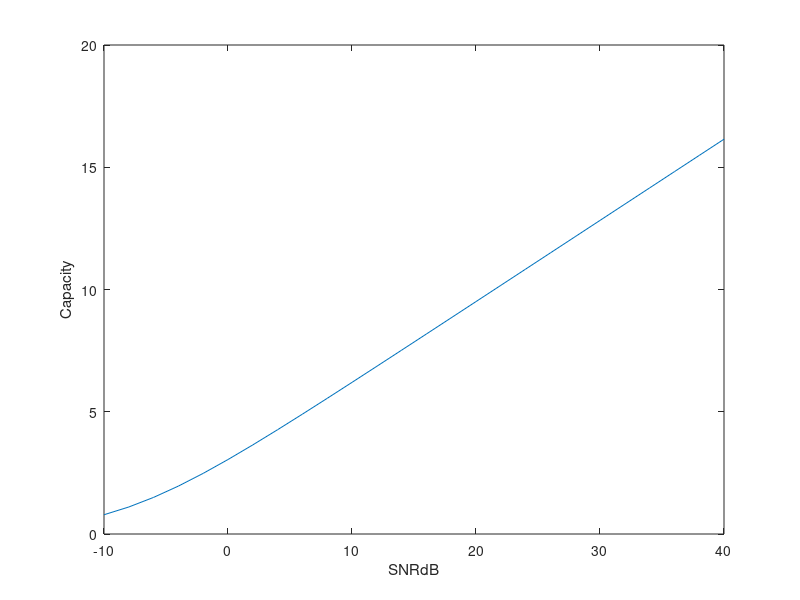

Reproduce this figure in MATLAB.
%% Plot the capacity versus SNR for a fixed single-input multiple-output (SIMO) channel. Assume Nr=5 receive antennas. 

NR = 5;
SNRdB = -10:2:40;
SNR_linear = 10.^(SNRdB/10);
% Create a variable to store the values of Capacity
C = zeros(length(SNRdB),1);
% Compute capacity for each SNR
h = 1/sqrt(2) .* (randn(NR,1) + 1i*randn(NR,1));

for i=1:length(SNRdB)
    C(i) = log2(1 + ((norm(h)^2))* SNR_linear(i) );
end

% Plot Capacity vs SNR in dB
plot(SNRdB,C); hold on;
xlabel('SNRdB');
ylabel('Capacity');
